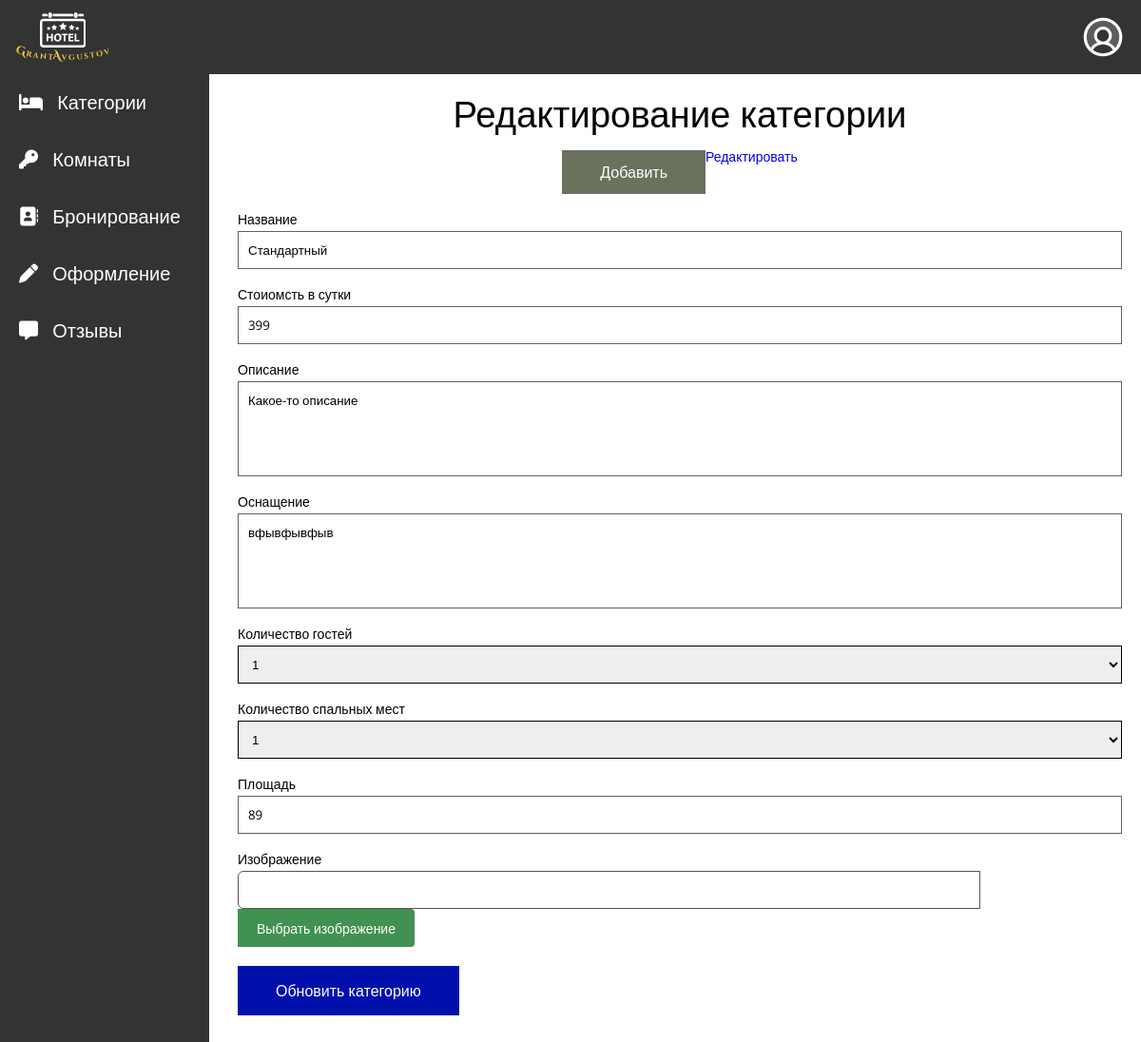
The app's page /views/edit.php?id=76 with its own data.
### tables this page shows
CREATE TABLE `apartments` (
  `id` int NOT NULL,
  `title` varchar(255) NOT NULL,
  `description` varchar(255) NOT NULL,
  `cost` int NOT NULL,
  `guests` tinyint NOT NULL,
  `equipment` varchar(255) NOT NULL,
  `bed` tinyint NOT NULL,
  `square` int NOT NULL
);

### app/controllers/apartbd.php (called while the page is built, shortened)
<?php
include ("C:/OSPanel/domains/hotelproject/app/database/connectdb.php");
include("C:/OSPanel/domains/hotelproject/app/database/functiondb.php");
  if($_SERVER['REQUEST_METHOD'] === 'GET' && isset($_GET['id'])){
    $id = $_GET['id'];
    $apartament = selectOne('apartments', ['id' => $id]);
    $title = $apartament['title'];
    $cost = $apartament['cost'];
    $description = $apartament['description'];
    $equipment = $apartament['equipment'];
    $square = $apartament['square'];
  }

### app/database/functiondb.php (called while the page is built, shortened)
<?php
require('connectdb.php');
function dbChekError($query){
    $errInfo = $query -> errorInfo();
    return true;
}
function selectOne($table, $params=[]){
    global $pdo;
    $sql = "SELECT * FROM $table";
    if (!empty($params)){
        $i = 0;
        foreach ($params as $key => $value){
            if ($i === 0){
                $sql = $sql . " WHERE $key = $value";
            } else {
                $sql = $sql . " AND $key = $value";
            }
            $i++;
        }
    }
    $query = $pdo -> prepare($sql);
    $query -> execute();
    return $query -> fetch();
}

### views/edit.php (the view, shortened to what this page needs)
<?php session_start();
      include("../app/controllers/apartbd.php");
?>
    <!DOCTYPE html>
    <html lang="en">
    <head>
        <link rel="stylesheet" href="css/reset.css">
        <link rel="stylesheet" href="css/general.css">
        <link rel="stylesheet" href="css/header.css">
        <link rel="stylesheet" href="css/footer.css">
        <link rel="stylesheet" href="css/iconfonts.css">
        <link rel="stylesheet" href="css/admin.css">
</head>
<body>
    <div class="wrapper">
          <?php include("include/header-admin.php"); ?>
<main class="page">
<?php include("include/sidebar-admin.php"); ?>
<section class="aparts_block">
    <div class="aparts_container container">
        <h1 class="aparts_title title_block">Редактирование категории</h1>
        <div class="aparts_body">
                <div class="apparts_btn">
                    <a href="<?php echo BASE_URL . "create.php"?>" class="add-btn" type="button">Добавить</a>
                    <a href="<?php echo BASE_URL . "apartments.php"?>" class="edit-btn" type="button">Редактировать</a>
                </div>
            <form method="post" action="edit.php" enctype="multipart/form-data">
                    <div class="aparts_input-group">
                        <label class="input-label" for="title">Название</label>
                        <input type="text" value="<?= $title ?>" id="title" name="title">
                    </div>
                    <div class="aparts_input-group">
                        <label class="input-label" for="text">Стоиомсть в сутки</label>
                        <input type="text" value="<?= $cost ?>" id="name" name="cost">
                    </div>
                    <div class="aparts_input-group">
                        <label class="area-label" for="text-area">Описание</label>
                        <textarea name="description" id="text-area"><?= $description ?></textarea>
                    </div>
                    <div class="aparts_input-group">
                        <label class="area-label" for="text-area">Оснащение</label>
                        <textarea name="equipment" id="text-area"><?= $equipment ?></textarea>
                    </div>
                    <div class="aparts_input-group">
                    <p class="select-label">Количество гостей</p>
                        <select name="guests"  id="">
                            <option value="1">1</option>
                        </select>
                    </div>
                    <div class="aparts_input-group">
                    <p class="select-label">Количество спальных мест</p>
                        <select name="bed">
                            <option value="1">1</option>
                        </select>
                    </div>
                    <div class="aparts_input-group">
                        <label class="input-label" for="text">Площадь</label>
                        <input type="text" value="<?= $square ?>" id="name" name="square">
                    </div>
                    <div class="aparts_img-file">
                        <p class="select-label">Изображение</p>
                    <label class="input-file">
	   	                <span class="input-file-text" type="text"></span>
 	   	                <span class="input-file-btn">Выбрать изображение</span>
 	                </label>
                    </div>
                    <button type="submit" name="apart-edit" class="aparts_btn">Обновить категорию</button>
            </form>
        </div>
    </div>
</section>
</main>
</div>
</body>
</html>

### views/css/general.css (style rules this page uses)
body { font-family: 'Open Sans', sans-serif; }
.wrapper { min-height: 100%; overflow: hidden; display: flex; flex-direction: column; }
.page { flex: 1 1 auto; margin: 78px 0px 0px 0px; }

### views/css/admin.css (style rules this page uses)
h1 { text-align: center; font-size: calc(30px + 10 * (100vw / 1440)); font-weight: 400; }
.aparts_block { margin-top: 100px; position: absolute; top: 0; left: 230px; width: calc(100% - 230px); padding: 0px 20px; }
.add-btn { padding: 15px 40px; color: #fff; font-size: 16px; }
.add-btn { background-color: #6a715d; }
.aparts_body > * { margin-top: 20px; }
.apparts_btn { display: flex; justify-content: center; }
form > *:not(:last-child) { margin-bottom: 20px; }
form { padding-bottom: 50px; }
.aparts_input-group, .aparts_img-file { display: flex; flex-direction: column; }
.aparts_input-group input, textarea, select { border: 1px solid #5B6460; max-width: 100%; margin-top: 5px; }
.aparts_input-group input, select { height: 40px; padding: 0px 10px; }
.aparts_input-group textarea { resize: none; height: 100px; padding: 10px; }
.aparts_btn { background-color: #0210ab; padding: 15px 40px; color: #fff; font-size: 16px; }
select { border: 1px solid black; }
.input-file { position: relative; display: inline-block; margin-top: 5px; width: 100%; }
.input-file-text { padding: 0 10px; line-height: 40px; text-align: left; height: 40px; display: block; float: left; box-sizing: border-box; width: 84%; border-radius: 6px 0px 0 6px; border: 1px solid #5b5353; }
.input-file-btn { position: relative; display: inline-block; cursor: pointer; outline: none; text-decoration: none; font-size: 14px; vertical-align: middle; color: rgb(255 255 255); text-align: center; border-radius: 0 4px 4px 0; background-color: #419152; line-height: 22px; height: 40px; padding: 10px 20px; box-sizing: border-box; border: none; margin: 0; transition: background-color 0.2s; }

### records on screen
apartments: title "Стандартный", cost "399", description "Какое-то описание", equipment "вфывфывфыв", square "89"
